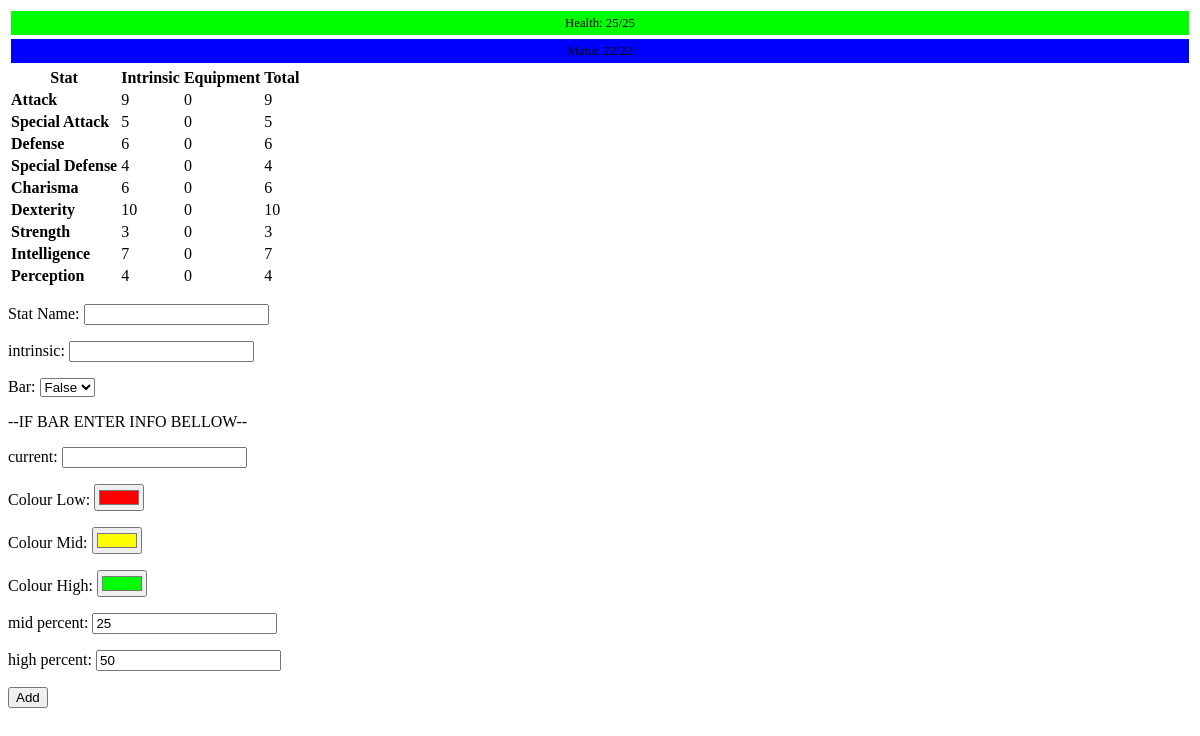
The app's page /sform (signed in) with its own data.
### MisterMasticate/models.py (models this page shows, shortened)
class Stat(db.Model):
    id = db.Column(db.Integer, primary_key=True)
    user_id = db.Column(db.Integer, db.ForeignKey('user.id'), nullable=False)
    name = db.Column(db.String(100), nullable=False)
    colour_high = db.Column(db.String(10), nullable=True)
    colour_mid = db.Column(db.String(10), nullable=True)
    colour_low = db.Column(db.String(10), nullable=True)
    high_percent = db.Column(db.Integer, nullable=True, default='50')
    mid_percent = db.Column(db.Integer, nullable=True, default='25')
    bar = db.Column(db.Boolean, nullable=False, default=False)
    current = db.Column(db.Integer, nullable=True)
    intrinsic = db.Column(db.Integer, nullable=False)
    equipment = db.Column(db.Integer, nullable=True)
    buff_turns = db.Column(db.Integer, nullable=True)
    buff_amount = db.Column(db.Integer, nullable=True)
    def total(self):
        return (self.intrinsic or 0) + (self.equipment or 0) + (self.buff_amount or 0)
    def percent(self):
        return (self.current or 0) / (self.total() or 0) * 100
    def colour(self):
        if self.percent() >= self.high_percent:
            color = self.colour_high
        elif self.percent() >= self.mid_percent:
            color = self.colour_mid
        else:
            color = self.colour_low
        return color

### MisterMasticate/route.py (the view, shortened to what this page needs)
@app.route('/sform', methods=["GET", "POST"])
@login_required
def sform():
    return render_template("StatForm.html", player=current_user)

### MisterMasticate/models.py (called while the page is built)
@login_manager.user_loader
def load_user(user_id):
    return User.query.get(int(user_id))

### MisterMasticate/templates/StatForm.html (shortened to what this page needs)
<!DOCTYPE html>
<html lang="en">
<head>
    <link rel="stylesheet" type="text/css" href="static/css/Main.css">
</head>
<body>
    <div>
        <table class="stattable" style="width: 100%;">
            {% for stat in player.stats %}
                {% if stat.bar %}
                    <tr class="statitem">
                        <td>
                            <div class="progress" data-label="{{ stat.name }}: {{ stat.current }}/{{ stat.total() }}">
                                <span class="value" style="width:{{ stat.percent() }}%;background-color: {{ stat.colour() }};"></span>
                            </div>
                        </td>
                    </tr>
                {% endif %}
            {% endfor %}
        </table>
        <table class="stattable">
            <tr class="statitem">
                <th>Stat</th>
                <th>Intrinsic</th>
                <th>Equipment</th>
                <th>Total</th>
            </tr>
            {% for stat in player.stats %}
                {% if not stat.bar %}
                    <tr class="statitem">
                        <td><strong>{{ stat.name }}</strong></td>
                        <td>{{ stat.intrinsic }}</td>
                        <td>{{ stat.equipment }}</td>
                        <td>{{ stat.total() }}</td>
                    </tr>
                {% endif %}
            {% endfor %}
        </table>
    </div>
    <form action="" method="post">
        <p>Stat Name: <input type=text name=sname></p>
        <p>intrinsic: <input type=number name=intrinsic></p>
        <p>Bar:
            <select name="bar">
                <option value="False">False</option>
            </select>
        </p>
        <p>--IF BAR ENTER INFO BELLOW--</p>
        <p>current: <input type=number name=current></p>
        <p>Colour Low: <input type=color name=colour_low value="#ff0000"></p>
        <p>Colour Mid: <input type=color name=colour_mid value="#ffff00"></p>
        <p>Colour High: <input type=color name=colour_high value="#00ff00"></p>
        <p>mid percent: <input type=number name=mid_percent value="25"></p>
        <p>high percent: <input type=number name=high_percent value="50"></p>
        <p><input type=submit value=Add></p>
    </form>
</body>
</html>

### MisterMasticate/static/css/Main.css (style rules this page uses)
.progress { height: 1.5em; width: 100%; background-color: #c9c9c9; position: relative; }
.progress:before { content: attr(data-label); font-size: 0.8em; position: absolute; text-align: center; top: 5px; left: 0; right: 0; }
.progress .value { display: inline-block; height: 100%; }

### records on screen
Stat: current 25 (drawn)
Stat: current 22 (drawn)
Stat: name "Attack", intrinsic "9", equipment "0", total "9"
Stat: name "Special Attack", intrinsic "5", equipment "0", total "5"
Stat: name "Defense", intrinsic "6", equipment "0", total "6"
Stat: name "Special Defense", intrinsic "4", equipment "0", total "4"
Stat: name "Charisma", intrinsic "6", equipment "0", total "6"
Stat: name "Dexterity", intrinsic "10", equipment "0", total "10"
Stat: name "Strength", intrinsic "3", equipment "0", total "3"
Stat: name "Intelligence", intrinsic "7", equipment "0", total "7"
Stat: name "Perception", intrinsic "4", equipment "0", total "4"
